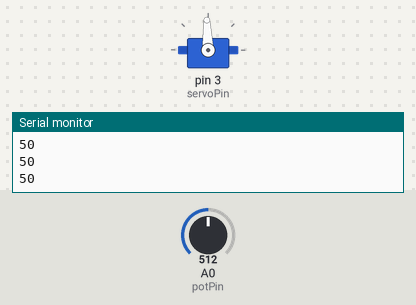
Bench run of a sketch on a simulated Arduino Uno, built with avr-gcc and run on an emulated ATmega328P. Shown: servo, the last lines printed to the serial monitor. Wiring (inferred from the names in the program): servo: signal pin 3. Inputs (shaded band) come from the test bench; at power-on: A0 (potPin) = 512. Servo pulses on a pin are drawn as a servo (544–2400 µs = 0–180°).

Above: at 1.2 s.
1.3 s: A0 (potPin) set to 716
At 2.4 s:
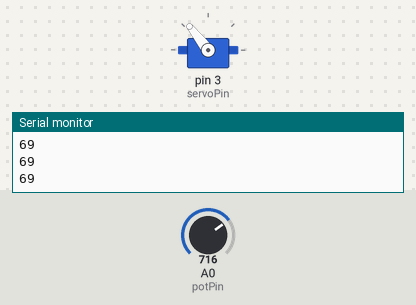
2.8 s: A0 (potPin) set to 900
At 4.0 s:
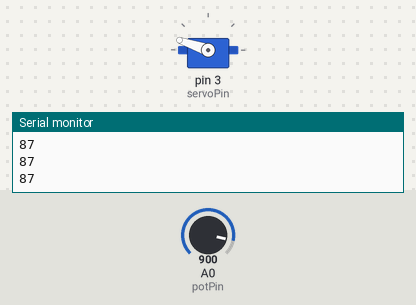
4.3 s: A0 (potPin) set to 1023
At 5.4 s:
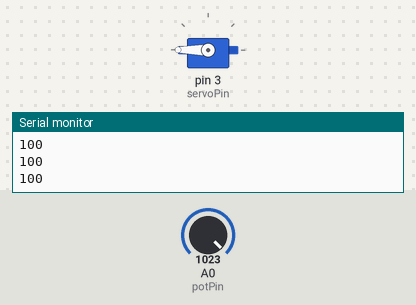
5.8 s: A0 (potPin) set to 306
At 6.6 s:
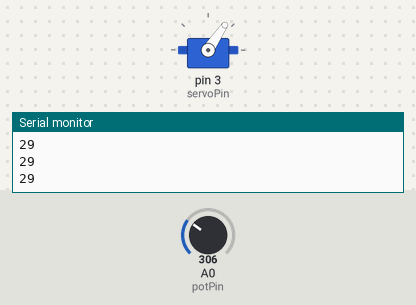
7.3 s: A0 (potPin) set to 122
At 7.8 s:
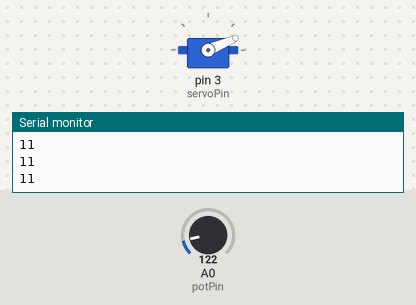
8.8 s: A0 (potPin) set to 511
At 10.0 s:
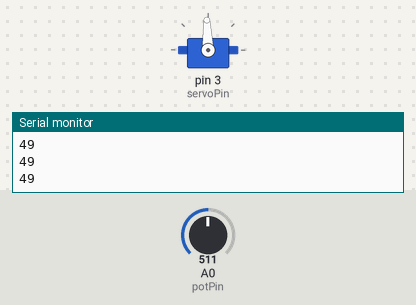
Timing chart, 0 to 11.3 s (numbered marks = the images above; inputs shaded):
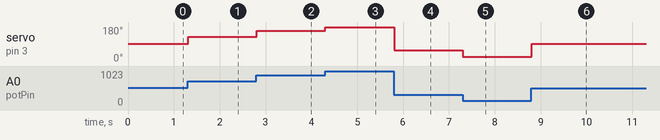

The sketch:

game_arduino_sketch.ino
```cpp
/**
 * Arduino sketch with a potentiometer as input and servo as output.
 */

/**
 * Servo control pin.
 */
const int servoPin = 3;

/**
 * Potentiometer needs to be connected to 5V, GND, and this pin
 */
const int potPin = A0;

void setup() {
    pinMode(servoPin, OUTPUT);  // Set the servo pin as an output
    pinMode(potPin, INPUT);     // Set the potentiometer pin as an input
    Serial.begin(9600);
}

void loop() {
    // Potentiometer input.
    float potRead = analogRead(potPin);

    // Game input.
    int extGame = map(potRead, 0, 1023, 0, 100);
    Serial.println(extGame);

    // Write to servo.
    float angle = map(potRead, 0, 1023, 500, 2500);
    digitalWrite(servoPin, HIGH);
    delayMicroseconds(angle);
    digitalWrite(servoPin, LOW);

    delay(15);
}
```

Measured:
- after the input at 1.3 s, servo on pin 3 (servoPin): 92° → 128° at once
- after the input at 2.8 s, servo on pin 3 (servoPin): 128° → 161° at once
- after the input at 4.3 s, servo on pin 3 (servoPin): 161° → 180° at once
- after the input at 5.8 s, servo on pin 3 (servoPin): 180° → 56° at once
- after the input at 7.3 s, servo on pin 3 (servoPin): 56° → 23° at once
- after the input at 8.8 s, servo on pin 3 (servoPin): 23° → 92° at once
